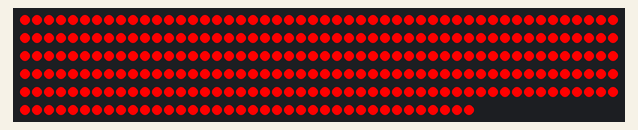
Simulated run of this sketch. Board: Arduino Uno, built with avr-gcc and run on an emulated ATmega328P. On the bench: 288 RGB LEDs in strip order, left to right, continuing on the next row.

Above: at 0.1 s.
At 6.2 s:
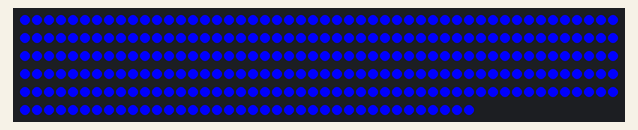
At 9.2 s:
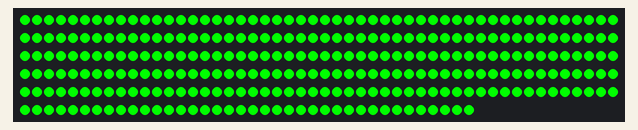
At 15.3 s:
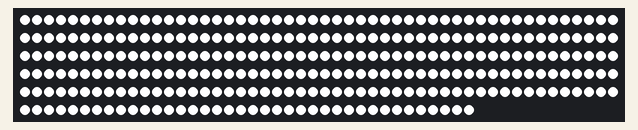
At 16.8 s:
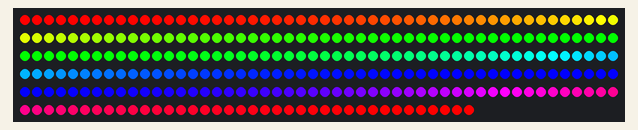
At 39.77 s:
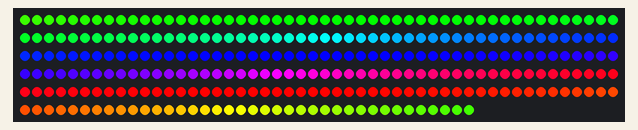

The sketch:

strandtest.ino
```cpp
#include <Adafruit_NeoPixel.h>

#define LED_COUNT 288
#define LIT_COUNT 288
#define BRIGHTNESS 255
#define LOOP_COUNT 4
#define LOOP_WAIT 1000
#define DEBUG false

Adafruit_NeoPixel strips[] = {
  Adafruit_NeoPixel(LED_COUNT, 6, NEO_GRB + NEO_KHZ800),
  //Adafruit_NeoPixel(LED_COUNT, 7, NEO_GRB + NEO_KHZ800),
  //Adafruit_NeoPixel(LED_COUNT, 8, NEO_GRB + NEO_KHZ800),
  //Adafruit_NeoPixel(LED_COUNT, 9, NEO_GRB + NEO_KHZ800),
};

#define NUMSTRIPS (sizeof(strips)/sizeof(strips[0]))

void setup() {
  if (DEBUG) Serial.begin(9600);
  for (int i = 0; i < NUMSTRIPS; i++) {
    strips[i].begin();
    strips[i].clear();
    strips[i].show();
    strips[i].setBrightness(BRIGHTNESS);
  }
  for (int i = 0; i < LOOP_COUNT; i++){
    setStripColor(255,0,0);
    delay(LOOP_WAIT);
    setStripColor(0,255,0);
    delay(LOOP_WAIT);
    setStripColor(0,0,255);
    delay(LOOP_WAIT);
    setStripColor(255,255,255);
    delay(LOOP_WAIT);
  }
}

void loop() {
  rainbow(10);
}

void setStripColor(int r, int g, int b) {
  for (int i = 0; i < NUMSTRIPS; i++) {
    //Adafruit_NeoPixel strip = strips[i];
    for (int j = 0; j < LIT_COUNT; j++) {
      strips[i].setPixelColor(j, strips[i].Color(r, g, b));
    }
    strips[i].show();
  }
}

void rainbow(int wait) {
  for (int i = 0; i < NUMSTRIPS; i++) {
    //Adafruit_NeoPixel strip = strips[i];
    for (long firstPixelHue = 0; firstPixelHue < 5 * 65536; firstPixelHue += 256) {
      for (int j = 0; j < strips[i].numPixels(); j++) {
        int pixelHue = firstPixelHue + (j * 65536L / strips[i].numPixels());
        strips[i].setPixelColor(j, strips[i].gamma32(strips[i].ColorHSV(pixelHue)));
      }
      strips[i].show();
      delay(wait);
    }
  }
}
```

Measured:
- what the display in image 1 shows lasts 1.0 s, from 6.1 s to 7.1 s
- what the display in image 3 shows lasts 1.4 s, from 15.2 s to 16.6 s
